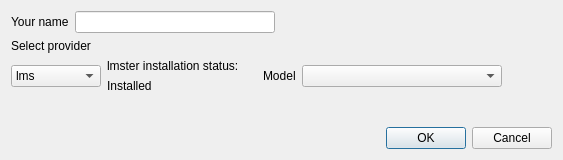
<?xml version="1.0" encoding="UTF-8"?>
<ui version="4.0">
 <class>settingsWindow</class>
 <widget class="QDialog" name="settingsWindow">
  <property name="geometry">
   <rect>
    <x>0</x>
    <y>0</y>
    <width>563</width>
    <height>160</height>
   </rect>
  </property>
  <property name="windowTitle">
   <string>Dialog</string>
  </property>
  <layout class="QGridLayout" name="gridLayout">
   <item row="0" column="0">
    <layout class="QVBoxLayout" name="settingsLayout">
     <item>
      <layout class="QHBoxLayout" name="usernameLayout">
       <item>
        <widget class="QLabel" name="nameLabel">
         <property name="text">
          <string>Your name</string>
         </property>
        </widget>
       </item>
       <item>
        <widget class="QLineEdit" name="nameEdit">
         <property name="maximumSize">
          <size>
           <width>200</width>
           <height>16777215</height>
          </size>
         </property>
        </widget>
       </item>
       <item>
        <spacer name="horizontalSpacer">
         <property name="orientation">
          <enum>Qt::Orientation::Horizontal</enum>
         </property>
         <property name="sizeHint" stdset="0">
          <size>
           <width>40</width>
           <height>20</height>
          </size>
         </property>
        </spacer>
       </item>
      </layout>
     </item>
     <item>
      <layout class="QVBoxLayout" name="providerLayout">
       <item>
        <widget class="QLabel" name="selectProviderLabel">
         <property name="maximumSize">
          <size>
           <width>16777215</width>
           <height>20</height>
          </size>
         </property>
         <property name="text">
          <string>Select provider</string>
         </property>
        </widget>
       </item>
       <item>
        <layout class="QHBoxLayout" name="providerSettingsLayout">
         <item>
          <widget class="QComboBox" name="ProviderSelectorBox">
           <property name="minimumSize">
            <size>
             <width>90</width>
             <height>0</height>
            </size>
           </property>
           <property name="maximumSize">
            <size>
             <width>90</width>
             <height>16777215</height>
            </size>
           </property>
           <item>
            <property name="text">
             <string>lms</string>
            </property>
           </item>
           <item>
            <property name="text">
             <string>ollama</string>
            </property>
           </item>
          </widget>
         </item>
         <item>
          <layout class="QVBoxLayout" name="verticalLayout">
           <item>
            <widget class="QLabel" name="lmsterIsInstalledLabel">
             <property name="minimumSize">
              <size>
               <width>150</width>
               <height>0</height>
              </size>
             </property>
             <property name="maximumSize">
              <size>
               <width>150</width>
               <height>16777215</height>
              </size>
             </property>
             <property name="text">
              <string>lmster installation status:</string>
             </property>
            </widget>
           </item>
           <item>
            <widget class="QLabel" name="lmsterIsInstalledStatus">
             <property name="maximumSize">
              <size>
               <width>80</width>
               <height>16777215</height>
              </size>
             </property>
             <property name="text">
              <string>Installed</string>
             </property>
            </widget>
           </item>
          </layout>
         </item>
         <item>
          <layout class="QVBoxLayout" name="verticalLayout_2">
           <item>
            <layout class="QHBoxLayout" name="horizontalLayout_3">
             <item>
              <widget class="QLabel" name="ListModelLabel">
               <property name="maximumSize">
                <size>
                 <width>50</width>
                 <height>40</height>
                </size>
               </property>
               <property name="text">
                <string>Model</string>
               </property>
              </widget>
             </item>
             <item>
              <widget class="QComboBox" name="comboBox">
               <property name="minimumSize">
                <size>
                 <width>200</width>
                 <height>0</height>
                </size>
               </property>
              </widget>
             </item>
             <item>
              <spacer name="horizontalSpacer_2">
               <property name="orientation">
                <enum>Qt::Orientation::Horizontal</enum>
               </property>
               <property name="sizeHint" stdset="0">
                <size>
                 <width>40</width>
                 <height>20</height>
                </size>
               </property>
              </spacer>
             </item>
            </layout>
           </item>
          </layout>
         </item>
        </layout>
       </item>
      </layout>
     </item>
     <item>
      <spacer name="verticalSpacer">
       <property name="orientation">
        <enum>Qt::Orientation::Vertical</enum>
       </property>
       <property name="sizeHint" stdset="0">
        <size>
         <width>20</width>
         <height>40</height>
        </size>
       </property>
      </spacer>
     </item>
    </layout>
   </item>
   <item row="1" column="0">
    <widget class="QDialogButtonBox" name="buttonBox">
     <property name="standardButtons">
      <set>QDialogButtonBox::StandardButton::Cancel|QDialogButtonBox::StandardButton::Ok</set>
     </property>
    </widget>
   </item>
  </layout>
 </widget>
 <resources/>
 <connections/>
</ui>
